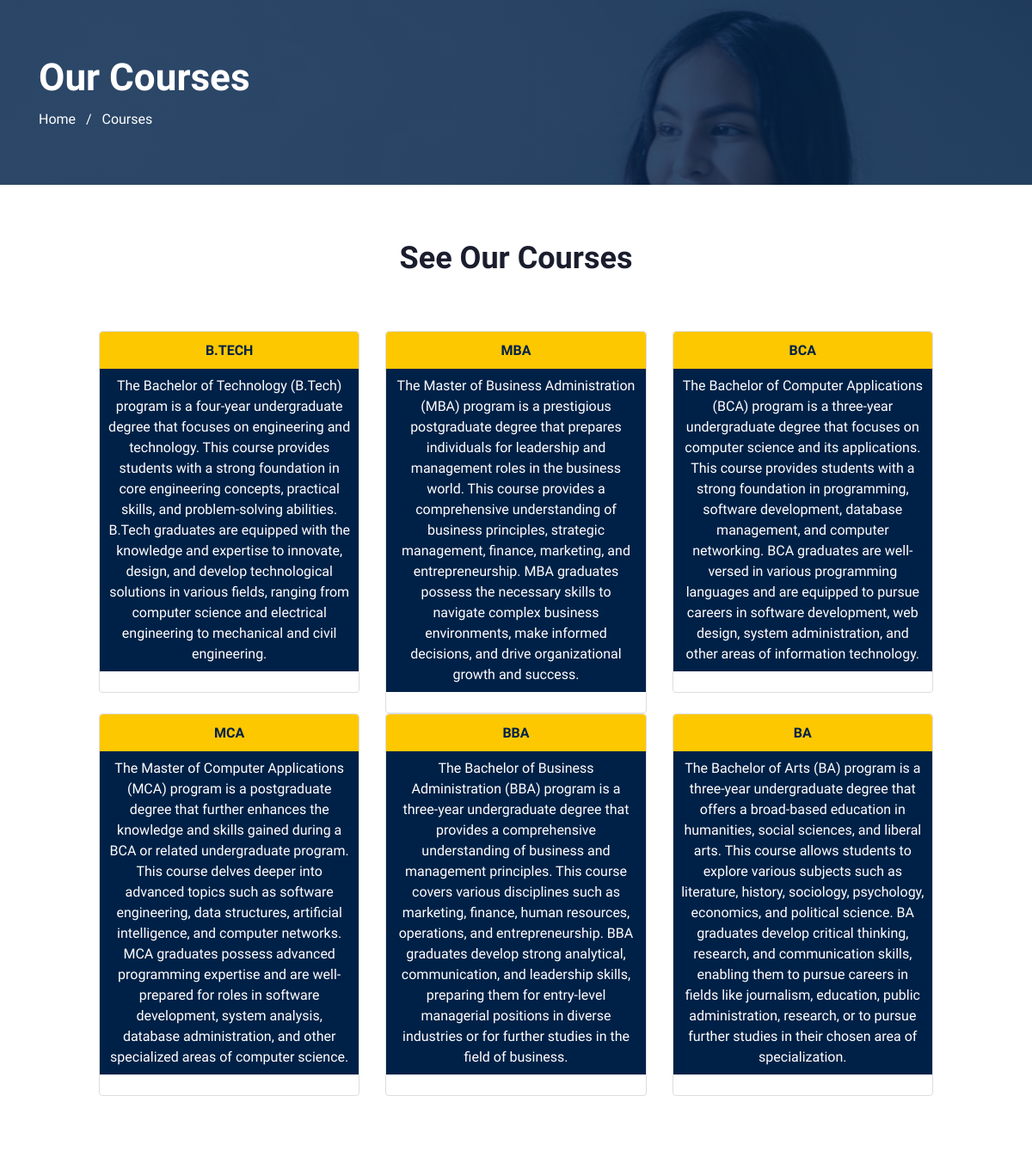
/courses.php, run on the app's committed database.
### tables this page shows
CREATE TABLE `tblcourse` (
  `ID` int(11) NOT NULL,
  `CourseName` varchar(90) DEFAULT NULL,
  `CourseDescription` mediumtext DEFAULT NULL,
  `CreationDate` timestamp NULL DEFAULT current_timestamp()
);

### courses.php (the view, shortened to what this page needs)
<?php
include('includes/dbconnection.php');
?>
<!doctype html>
<html lang="en">
<head>
  <link rel="stylesheet" href="assets/css/style-starter.css">
</head>
<body>
  <section class="w3l-service-breadcrum">
    <div class="breadcrum-bg py-sm-5 py-4">
      <div class="container py-lg-3">
        <h2>Our Courses</h2>
        <p><a href="index.php">Home</a> &nbsp; / &nbsp; Courses</p>
      </div>
    </div>
  </section>
  <section class="w3l-pricing-7" id="pricing">
    <div class="w3l-pricing-7_sur py-5">
      <div class="container py-md-3">
        <div class="heading text-center mx-auto">
          <h3 class="head">See Our Courses</h3>
        </div>
        <div class="row w3l-pricing-7-gd-top pt-3 mt-5">
          <?php
          $ret = mysqli_query($con, "select * from tblcourse");
          while ($row = mysqli_fetch_array($ret)) {
          ?>
            <div class="col-lg-4 col-md-6 mt-md-0 mt-4 w3l-pricing-7-gd-left active">
              <div class="w3l-pricing-7 pric-7 active">
                <h6><?php echo $row['CourseName']; ?></h6>
                <div class="w3l-pricing-7-top p-2">
                  <p><?php echo $row['CourseDescription']; ?></p>
                </div>
                <br>
              </div>
            </div><?php
                } ?>
        </div>
      </div>
    </div>
  </section>
</body>
</html>

### data on the page
tblcourse: CourseName "B.TECH", CourseDescription "The Bachelor of Technology (B.Tech) program is a four-year undergraduate degree that focuses on engineering and technology. This course provides students with a strong foundation in core engineering concepts, practical skills, and problem-solving abilities. B.Tech graduates are equipped with the knowledge and expertise to innovate, design, and develop technological solutions in various fields, ranging from computer science and electrical engineering to mechanical and civil engineering."
tblcourse: CourseName "MBA", CourseDescription "The Master of Business Administration (MBA) program is a prestigious postgraduate degree that prepares individuals for leadership and management roles in the business world. This course provides a comprehensive understanding of business principles, strategic management, finance, marketing, and entrepreneurship. MBA graduates possess the necessary skills to navigate complex business environments, make informed decisions, and drive organizational growth and success."
tblcourse: CourseName "BCA", CourseDescription "The Bachelor of Computer Applications (BCA) program is a three-year undergraduate degree that focuses on computer science and its applications. This course provides students with a strong foundation in programming, software development, database management, and computer networking. BCA graduates are well-versed in various programming languages and are equipped to pursue careers in software development, web design, system administration, and other areas of information technology."
tblcourse: CourseName "MCA", CourseDescription "The Master of Computer Applications (MCA) program is a postgraduate degree that further enhances the knowledge and skills gained during a BCA or related undergraduate program. This course delves deeper into advanced topics such as software engineering, data structures, artificial intelligence, and computer networks. MCA graduates possess advanced programming expertise and are well-prepared for roles in software development, system analysis, database administration, and other specialized areas of computer science."
tblcourse: CourseName "BBA", CourseDescription "The Bachelor of Business Administration (BBA) program is a three-year undergraduate degree that provides a comprehensive understanding of business and management principles. This course covers various disciplines such as marketing, finance, human resources, operations, and entrepreneurship. BBA graduates develop strong analytical, communication, and leadership skills, preparing them for entry-level managerial positions in diverse industries or for further studies in the field of business."
tblcourse: CourseName "BA", CourseDescription "The Bachelor of Arts (BA) program is a three-year undergraduate degree that offers a broad-based education in humanities, social sciences, and liberal arts. This course allows students to explore various subjects such as literature, history, sociology, psychology, economics, and political science. BA graduates develop critical thinking, research, and communication skills, enabling them to pursue careers in fields like journalism, education, public administration, research, or to pursue further studies in their chosen area of specialization."
